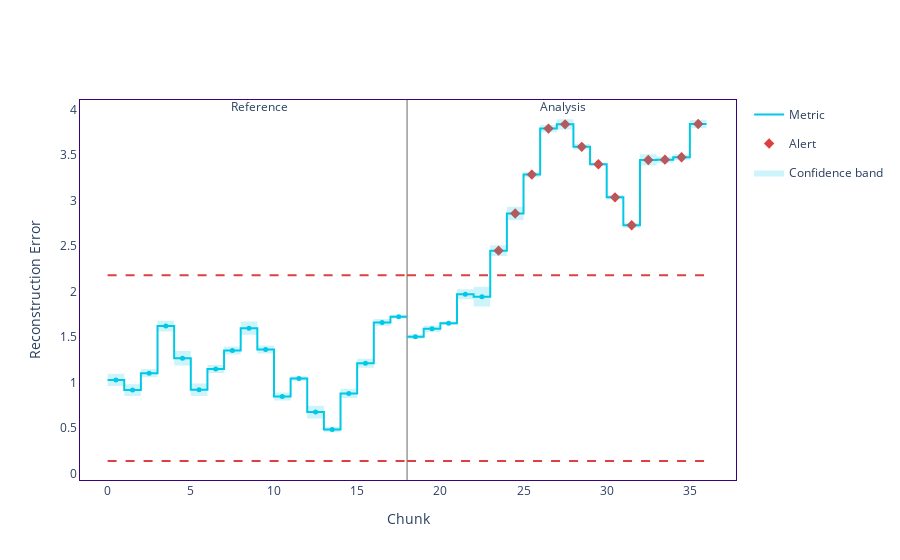

Notebook code cell kept with this figure:
### Code cell
ExchangeBenchmark_drift_detector = nml.DataReconstructionDriftCalculator(
    column_names=ExchangeBenchmark_feature_names,
    chunk_size=216
).fit(reference_data=ExchangeBenchmark_reference_set)

# Calculate drift results
ExchangeBenchmark_drift_results = ExchangeBenchmark_drift_detector.calculate(data=ExchangeBenchmark_analysis_set)

# Visualize drift
ExchangeBenchmark_drift_results_plot = plot_metric(ExchangeBenchmark_drift_results, title='', metric_display_name='Reconstruction Error',
                metric_column_name='reconstruction_error')
# PemsBay_drift_results_plot = PemsBay_drift_results.plot()
ExchangeBenchmark_drift_results_plot.write_image('./PNG/ExchangeBenchmark/ExchangeBenchmark_drift_results.png', width=1000, height=500)
ExchangeBenchmark_drift_results_plot.show()

### Figure 1 — Plotly figure (JSON) as saved in the notebook; plotly's stock layout.template omitted (floating-point values rounded to 4 significant figures)
{"data": [{"hoverinfo": "skip", "legendgroup": "metric_reference", "line": {"color": "#00c8e5", "shape": "hv", "width": 2}, "mode": "lines", "name": "Metric", "showlegend": true, "type": "scatter", "x": [0, 1, 2, 3, 4, 5, 6, 7, 8, 9, 10, 11, 12, 13, 14, 15, 16, 17, 18], "y": [1.028, 0.9157, 1.102, 1.62, 1.266, 0.9201, 1.147, 1.351, 1.597, 1.362, 0.8452, 1.043, 0.6745, 0.4825, 0.878, 1.211, 1.66, 1.724, 1.724]}, {"customdata": [["Reconstruction Error", "<b style=\"color:Colors.BLUE_SKY_CRAYOLA;line-height:60px\">Reference</b>", "", "[0:215]", "Chunk index: <b>0</b>", 1.028, 0.0684], ["Reconstruction Error", "<b style=\"color:Colors.BLUE_SKY_CRAYOLA;line-height:60px\">Reference</b>", "", "[216:431]", "Chunk index: <b>1</b>", 0.9157, 0.0644], ["Reconstruction Error", "<b style=\"color:Colors.BLUE_SKY_CRAYOLA;line-height:60px\">Reference</b>", "", "[432:647]", "Chunk index: <b>2</b>", 1.102, 0.0459], ["Reconstruction Error", "<b style=\"color:Colors.BLUE_SKY_CRAYOLA;line-height:60px\">Reference</b>", "", "[648:863]", "Chunk index: <b>3</b>", 1.62, 0.0599], ["Reconstruction Error", "<b style=\"color:Colors.BLUE_SKY_CRAYOLA;line-height:60px\">Reference</b>", "", "[864:1079]", "Chunk index: <b>4</b>", 1.266, 0.0788], ["Reconstruction Error", "<b style=\"color:Colors.BLUE_SKY_CRAYOLA;line-height:60px\">Reference</b>", "", "[1080:1295]", "Chunk index: <b>5</b>", 0.9201, 0.0694], ["Reconstruction Error", "<b style=\"color:Colors.BLUE_SKY_CRAYOLA;line-height:60px\">Reference</b>", "", "[1296:1511]", "Chunk index: <b>6</b>", 1.147, 0.0433], ["Reconstruction Error", "<b style=\"color:Colors.BLUE_SKY_CRAYOLA;line-height:60px\">Reference</b>", "", "[1512:1727]", "Chunk index: <b>7</b>", 1.351, 0.0435], ["Reconstruction Error", "<b style=\"color:Colors.BLUE_SKY_CRAYOLA;line-height:60px\">Reference</b>", "", "[1728:1943]", "Chunk index: <b>8</b>", 1.597, 0.0725], ["Reconstruction Error", "<b style=\"color:Colors.BLUE_SKY_CRAYOLA;line-height:60px\">Reference</b>", "", "[1944:2159]", "Chunk index: <b>9</b>", 1.362, 0.045], ["Reconstruction Error", "<b style=\"color:Colors.BLUE_SKY_CRAYOLA;line-height:60px\">Reference</b>", "", "[2160:2375]", "Chunk index: <b>10</b>", 0.8452, 0.0447], ["Reconstruction Error", "<b style=\"color:Colors.BLUE_SKY_CRAYOLA;line-height:60px\">Reference</b>", "", "[2376:2591]", "Chunk index: <b>11</b>", 1.043, 0.025], ["Reconstruction Error", "<b style=\"color:Colors.BLUE_SKY_CRAYOLA;line-height:60px\">Reference</b>", "", "[2592:2807]", "Chunk index: <b>12</b>", 0.6745, 0.0701], ["Reconstruction Error", "<b style=\"color:Colors.BLUE_SKY_CRAYOLA;line-height:60px\">Reference</b>", "", "[2808:3023]", "Chunk index: <b>13</b>", 0.4825, 0.0296], ["Reconstruction Error", "<b style=\"color:Colors.BLUE_SKY_CRAYOLA;line-height:60px\">Reference</b>", "", "[3024:3239]", "Chunk index: <b>14</b>", 0.878, 0.0505], ["Reconstruction Error", "<b style=\"color:Colors.BLUE_SKY_CRAYOLA;line-height:60px\">Reference</b>", "", "[3240:3455]", "Chunk index: <b>15</b>", 1.211, 0.0489], ["Reconstruction Error", "<b style=\"color:Colors.BLUE_SKY_CRAYOLA;line-height:60px\">Reference</b>", "", "[3456:3671]", "Chunk index: <b>16</b>", 1.66, 0.038], ["Reconstruction Error", "<b style=\"color:Colors.BLUE_SKY_CRAYOLA;line-height:60px\">Reference</b>", "", "[3672:3779]", "Chunk index: <b>17</b>", 1.724, 0.0211]], "hovertemplate": "%{customdata[1]} &nbsp; &nbsp; %{customdata[2]} <br />Chunk: <b>%{customdata[3]}</b> &nbsp; &nbsp; %{customdata[4]} <br />%{customdata[0]}: <b>%{customdata[5]}</b><br />Confidence band: +/- <b>%{customdata[6]}</b><br /><extra></extra>", "legendgroup": "metric_reference", "marker": {"color": "#00c8e5", "size": 5, "symbol": "circle"}, "mode": "markers", "name": "Metric", "showlegend": false, "type": "scatter", "x": [0.5, 1.5, 2.5, 3.5, 4.5, 5.5, 6.5, 7.5, 8.5, 9.5, 10.5, 11.5, 12.5, 13.5, 14.5, 15.5, 16.5, 17.5], "y": [1.028, 0.9157, 1.102, 1.62, 1.266, 0.9201, 1.147, 1.351, 1.597, 1.362, 0.8452, 1.043, 0.6745, 0.4825, 0.878, 1.211, 1.66, 1.724, 1.724]}, {"hoverinfo": "skip", "legendgroup": "metric_analysis", "line": {"color": "#00c8e5", "shape": "hv", "width": 2}, "mode": "lines", "name": "Metric", "showlegend": false, "type": "scatter", "x": [18, 19, 20, 21, 22, 23, 24, 25, 26, 27, 28, 29, 30, 31, 32, 33, 34, 35, 36], "y": [1.504, 1.59, 1.652, 1.97, 1.944, 2.45, 2.859, 3.287, 3.793, 3.839, 3.592, 3.4, 3.037, 2.73, 3.448, 3.451, 3.478, 3.843, 3.843]}, {"customdata": [["Reconstruction Error", "<b style=\"color:Colors.INDIGO_PERSIAN;line-height:60px\">Analysis</b>", "", "[0:215]", "Chunk index: <b>0</b>", 1.504, 0.0242], ["Reconstruction Error", "<b style=\"color:Colors.INDIGO_PERSIAN;line-height:60px\">Analysis</b>", "", "[216:431]", "Chunk index: <b>1</b>", 1.59, 0.0361], ["Reconstruction Error", "<b style=\"color:Colors.INDIGO_PERSIAN;line-height:60px\">Analysis</b>", "", "[432:647]", "Chunk index: <b>2</b>", 1.652, 0.0176], ["Reconstruction Error", "<b style=\"color:Colors.INDIGO_PERSIAN;line-height:60px\">Analysis</b>", "", "[648:863]", "Chunk index: <b>3</b>", 1.97, 0.0539], ["Reconstruction Error", "<b style=\"color:Colors.INDIGO_PERSIAN;line-height:60px\">Analysis</b>", "", "[864:1079]", "Chunk index: <b>4</b>", 1.944, 0.1078], ["Reconstruction Error", "<b style=\"color:Colors.INDIGO_PERSIAN;line-height:60px\">Analysis</b>", "<span style=\"color:#AD0000\">⚠ <b>Drift detected</b></span>", "[1080:1295]", "Chunk index: <b>5</b>", 2.45, 0.0597], ["Reconstruction Error", "<b style=\"color:Colors.INDIGO_PERSIAN;line-height:60px\">Analysis</b>", "<span style=\"color:#AD0000\">⚠ <b>Drift detected</b></span>", "[1296:1511]", "Chunk index: <b>6</b>", 2.859, 0.0738], ["Reconstruction Error", "<b style=\"color:Colors.INDIGO_PERSIAN;line-height:60px\">Analysis</b>", "<span style=\"color:#AD0000\">⚠ <b>Drift detected</b></span>", "[1512:1727]", "Chunk index: <b>7</b>", 3.287, 0.0297], ["Reconstruction Error", "<b style=\"color:Colors.INDIGO_PERSIAN;line-height:60px\">Analysis</b>", "<span style=\"color:#AD0000\">⚠ <b>Drift detected</b></span>", "[1728:1943]", "Chunk index: <b>8</b>", 3.793, 0.0395], ["Reconstruction Error", "<b style=\"color:Colors.INDIGO_PERSIAN;line-height:60px\">Analysis</b>", "<span style=\"color:#AD0000\">⚠ <b>Drift detected</b></span>", "[1944:2159]", "Chunk index: <b>9</b>", 3.839, 0.0568], ["Reconstruction Error", "<b style=\"color:Colors.INDIGO_PERSIAN;line-height:60px\">Analysis</b>", "<span style=\"color:#AD0000\">⚠ <b>Drift detected</b></span>", "[2160:2375]", "Chunk index: <b>10</b>", 3.592, 0.031], ["Reconstruction Error", "<b style=\"color:Colors.INDIGO_PERSIAN;line-height:60px\">Analysis</b>", "<span style=\"color:#AD0000\">⚠ <b>Drift detected</b></span>", "[2376:2591]", "Chunk index: <b>11</b>", 3.4, 0.0155], ["Reconstruction Error", "<b style=\"color:Colors.INDIGO_PERSIAN;line-height:60px\">Analysis</b>", "<span style=\"color:#AD0000\">⚠ <b>Drift detected</b></span>", "[2592:2807]", "Chunk index: <b>12</b>", 3.037, 0.0247], ["Reconstruction Error", "<b style=\"color:Colors.INDIGO_PERSIAN;line-height:60px\">Analysis</b>", "<span style=\"color:#AD0000\">⚠ <b>Drift detected</b></span>", "[2808:3023]", "Chunk index: <b>13</b>", 2.73, 0.0276], ["Reconstruction Error", "<b style=\"color:Colors.INDIGO_PERSIAN;line-height:60px\">Analysis</b>", "<span style=\"color:#AD0000\">⚠ <b>Drift detected</b></span>", "[3024:3239]", "Chunk index: <b>14</b>", 3.448, 0.0612], ["Reconstruction Error", "<b style=\"color:Colors.INDIGO_PERSIAN;line-height:60px\">Analysis</b>", "<span style=\"color:#AD0000\">⚠ <b>Drift detected</b></span>", "[3240:3455]", "Chunk index: <b>15</b>", 3.451, 0.0346], ["Reconstruction Error", "<b style=\"color:Colors.INDIGO_PERSIAN;line-height:60px\">Analysis</b>", "<span style=\"color:#AD0000\">⚠ <b>Drift detected</b></span>", "[3456:3671]", "Chunk index: <b>16</b>", 3.478, 0.0327], ["Reconstruction Error", "<b style=\"color:Colors.INDIGO_PERSIAN;line-height:60px\">Analysis</b>", "<span style=\"color:#AD0000\">⚠ <b>Drift detected</b></span>", "[3672:3779]", "Chunk index: <b>17</b>", 3.843, 0.0444]], "hovertemplate": "%{customdata[1]} &nbsp; &nbsp; %{customdata[2]} <br />Chunk: <b>%{customdata[3]}</b> &nbsp; &nbsp; %{customdata[4]} <br />%{customdata[0]}: <b>%{customdata[5]}</b><br />Confidence band: +/- <b>%{customdata[6]}</b><br /><extra></extra>", "legendgroup": "metric_analysis", "marker": {"color": "#00c8e5", "size": 5, "symbol": "circle"}, "mode": "markers", "name": "Metric", "showlegend": false, "type": "scatter", "x": [18.5, 19.5, 20.5, 21.5, 22.5, 23.5, 24.5, 25.5, 26.5, 27.5, 28.5, 29.5, 30.5, 31.5, 32.5, 33.5, 34.5, 35.5], "y": [1.504, 1.59, 1.652, 1.97, 1.944, 2.45, 2.859, 3.287, 3.793, 3.839, 3.592, 3.4, 3.037, 2.73, 3.448, 3.451, 3.478, 3.843, 3.843]}, {"hoverinfo": "skip", "legendgroup": "alert", "marker": {"color": "#DD4040", "size": 8, "symbol": "diamond"}, "mode": "markers", "name": "Alert", "showlegend": true, "type": "scatter", "x": [23.5, 24.5, 25.5, 26.5, 27.5, 28.5, 29.5, 30.5, 31.5, 32.5, 33.5, 34.5, 35.5], "y": [2.45, 2.859, 3.287, 3.793, 3.839, 3.592, 3.4, 3.037, 2.73, 3.448, 3.451, 3.478, 3.843]}, {"hoverinfo": "skip", "legendgroup": "thresh", "line": {"color": "#DD4040", "dash": "dash", "width": 2}, "mode": "lines", "name": "Threshold", "showlegend": false, "type": "scatter", "x": [0, 1, 2, 3, 4, 5, 6, 7, 8, 9, 10, 11, 12, 13, 14, 15, 16, 17, 18], "y": [2.179, 2.179, 2.179, 2.179, 2.179, 2.179, 2.179, 2.179, 2.179, 2.179, 2.179, 2.179, 2.179, 2.179, 2.179, 2.179, 2.179, 2.179, 2.179]}, {"hoverinfo": "skip", "legendgroup": "thresh", "line": {"color": "#DD4040", "dash": "dash", "width": 2}, "mode": "lines", "name": "Threshold", "showlegend": false, "type": "scatter", "x": [0, 1, 2, 3, 4, 5, 6, 7, 8, 9, 10, 11, 12, 13, 14, 15, 16, 17, 18], "y": [0.1356, 0.1356, 0.1356, 0.1356, 0.1356, 0.1356, 0.1356, 0.1356, 0.1356, 0.1356, 0.1356, 0.1356, 0.1356, 0.1356, 0.1356, 0.1356, 0.1356, 0.1356, 0.1356]}, {"hoverinfo": "skip", "legendgroup": "thresh", "line": {"color": "#DD4040", "dash": "dash", "width": 2}, "mode": "lines", "name": "Threshold", "showlegend": false, "type": "scatter", "x": [18, 19, 20, 21, 22, 23, 24, 25, 26, 27, 28, 29, 30, 31, 32, 33, 34, 35, 36], "y": [2.179, 2.179, 2.179, 2.179, 2.179, 2.179, 2.179, 2.179, 2.179, 2.179, 2.179, 2.179, 2.179, 2.179, 2.179, 2.179, 2.179, 2.179, 2.179]}, {"hoverinfo": "skip", "legendgroup": "thresh", "line": {"color": "#DD4040", "dash": "dash", "width": 2}, "mode": "lines", "name": "Threshold", "showlegend": false, "type": "scatter", "x": [18, 19, 20, 21, 22, 23, 24, 25, 26, 27, 28, 29, 30, 31, 32, 33, 34, 35, 36], "y": [0.1356, 0.1356, 0.1356, 0.1356, 0.1356, 0.1356, 0.1356, 0.1356, 0.1356, 0.1356, 0.1356, 0.1356, 0.1356, 0.1356, 0.1356, 0.1356, 0.1356, 0.1356, 0.1356]}, {"connectgaps": true, "hoverinfo": "skip", "line": {"color": "rgba(0,0,0,0)", "shape": "hv"}, "mode": "lines", "name": "Confidence band", "showlegend": false, "type": "scatter", "x": [0, 1, 2, 3, 4, 5, 6, 7, 8, 9, 10, 11, 12, 13, 14, 15, 16, 17, 18], "y": [1.097, 0.9801, 1.148, 1.68, 1.345, 0.9895, 1.191, 1.395, 1.67, 1.407, 0.8899, 1.068, 0.7446, 0.5121, 0.9285, 1.26, 1.698, 1.745, 1.745]}, {"connectgaps": true, "fill": "tonexty", "fillcolor": "rgba(0.0, 0.7843137254901961, 0.8980392156862745, 0.2)", "hoverinfo": "skip", "line": {"color": "rgba(0,0,0,0)", "shape": "hv"}, "mode": "lines", "name": "Confidence band", "showlegend": true, "type": "scatter", "x": [0, 1, 2, 3, 4, 5, 6, 7, 8, 9, 10, 11, 12, 13, 14, 15, 16, 17, 18], "y": [0.9598, 0.8513, 1.056, 1.56, 1.187, 0.8507, 1.104, 1.308, 1.525, 1.317, 0.8005, 1.019, 0.6044, 0.4529, 0.8275, 1.162, 1.622, 1.703, 1.703]}, {"connectgaps": true, "hoverinfo": "skip", "line": {"color": "rgba(0,0,0,0)", "shape": "hv"}, "mode": "lines", "name": "Confidence band", "showlegend": false, "type": "scatter", "x": [18, 19, 20, 21, 22, 23, 24, 25, 26, 27, 28, 29, 30, 31, 32, 33, 34, 35, 36], "y": [1.528, 1.627, 1.669, 2.024, 2.052, 2.51, 2.933, 3.317, 3.832, 3.896, 3.623, 3.416, 3.061, 2.758, 3.509, 3.486, 3.511, 3.888, 3.888]}, {"connectgaps": true, "fill": "tonexty", "fillcolor": "rgba(0.0, 0.7843137254901961, 0.8980392156862745, 0.2)", "hoverinfo": "skip", "line": {"color": "rgba(0,0,0,0)", "shape": "hv"}, "mode": "lines", "name": "Confidence band", "showlegend": false, "type": "scatter", "x": [18, 19, 20, 21, 22, 23, 24, 25, 26, 27, 28, 29, 30, 31, 32, 33, 34, 35, 36], "y": [1.48, 1.554, 1.634, 1.916, 1.836, 2.39, 2.785, 3.257, 3.753, 3.783, 3.561, 3.385, 3.012, 2.703, 3.387, 3.417, 3.445, 3.799, 3.799]}], "layout": {"annotations": [{"showarrow": false, "text": "Reference", "x": 8.5, "xshift": 10, "y": 1.01, "yref": "y domain"}, {"showarrow": false, "text": "Analysis", "x": 26.5, "xshift": 15, "y": 1.01, "yref": "y domain"}], "hoverlabel": {"bgcolor": "white", "font": {"size": 14}}, "legend": {"itemclick": false, "itemdoubleclick": false, "traceorder": "grouped"}, "paper_bgcolor": "rgba(255,255,255,1)", "plot_bgcolor": "rgba(255,255,255,1)", "shapes": [{"layer": "below", "line": {"color": "#666666", "width": 1}, "type": "line", "x0": 18, "x1": 18, "xref": "x", "y0": 0, "y1": 1, "yref": "y domain"}], "title": {"text": ""}, "xaxis": {"linecolor": "#3b0280", "matches": "x", "mirror": true, "showgrid": false, "title": {"text": "Chunk"}, "zeroline": false}, "yaxis": {"linecolor": "#3b0280", "mirror": true, "showgrid": false, "title": {"text": "Reconstruction Error"}, "zeroline": false}}}
